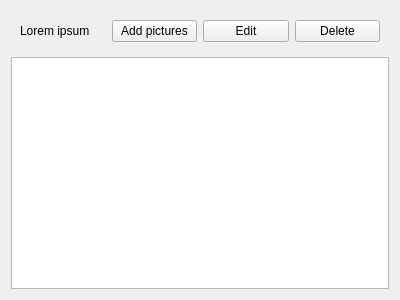
<?xml version="1.0" encoding="UTF-8"?>
<ui version="4.0">
 <class>AlbumWidget</class>
 <widget class="QWidget" name="AlbumWidget">
  <property name="geometry">
   <rect>
    <x>0</x>
    <y>0</y>
    <width>400</width>
    <height>300</height>
   </rect>
  </property>
  <property name="windowTitle">
   <string>Form</string>
  </property>
  <layout class="QVBoxLayout" name="verticalLayout">
   <item>
    <widget class="QWidget" name="albumInfoFrame" native="true">
     <layout class="QHBoxLayout" name="horizontalLayout">
      <item>
       <widget class="QLabel" name="albumName">
        <property name="text">
         <string>Lorem ipsum</string>
        </property>
       </widget>
      </item>
      <item>
       <widget class="QPushButton" name="addPictureButton">
        <property name="text">
         <string>Add pictures</string>
        </property>
       </widget>
      </item>
      <item>
       <widget class="QPushButton" name="editButton">
        <property name="text">
         <string>Edit</string>
        </property>
       </widget>
      </item>
      <item>
       <widget class="QPushButton" name="deleteButton">
        <property name="text">
         <string>Delete</string>
        </property>
       </widget>
      </item>
     </layout>
    </widget>
   </item>
   <item>
    <widget class="QListView" name="thumbnailListView"/>
   </item>
  </layout>
 </widget>
 <resources/>
 <connections/>
</ui>
